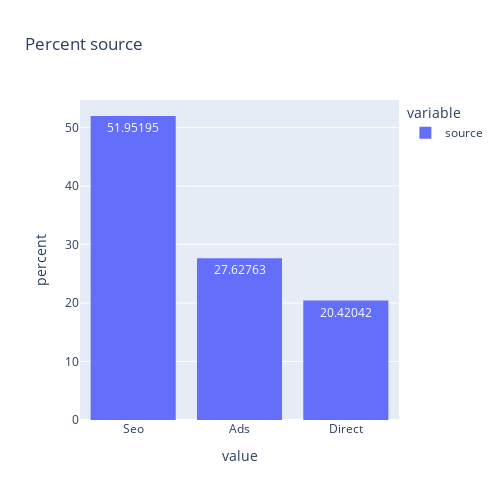

Notebook code cell kept with this figure:
### Code cell
fig4 = px.histogram(data_converted["source"], 
            histnorm= 'percent', 
            title="Percent source", 
            text_auto=True).update_xaxes(categoryorder='total descending')

fig4.update_layout(autosize=True, 
                    width=500,
                    height=500
                    )
fig4.show()

### Figure 1 — Plotly figure (JSON) as saved in the notebook; plotly's stock layout.template omitted (floating-point values rounded to 4 significant figures; data arrays with more than 128 entries replaced by an {"elided": "..."} marker saying what was removed)
{"data": [{"alignmentgroup": "True", "bingroup": "x", "histnorm": "percent", "hovertemplate": "variable=source<br>value=%{x}<br>percent=%{y}<extra></extra>", "legendgroup": "source", "marker": {"color": "#636efa", "pattern": {"shape": ""}}, "name": "source", "offsetgroup": "source", "orientation": "v", "showlegend": true, "texttemplate": "%{value}", "type": "histogram", "x": {"elided": "666 str values"}, "xaxis": "x", "yaxis": "y"}], "layout": {"autosize": true, "barmode": "relative", "height": 500, "legend": {"title": {"text": "variable"}, "tracegroupgap": 0}, "title": {"text": "Percent source"}, "width": 500, "xaxis": {"anchor": "y", "categoryorder": "total descending", "domain": [0, 1], "title": {"text": "value"}}, "yaxis": {"anchor": "x", "domain": [0, 1], "title": {"text": "percent"}}}}
